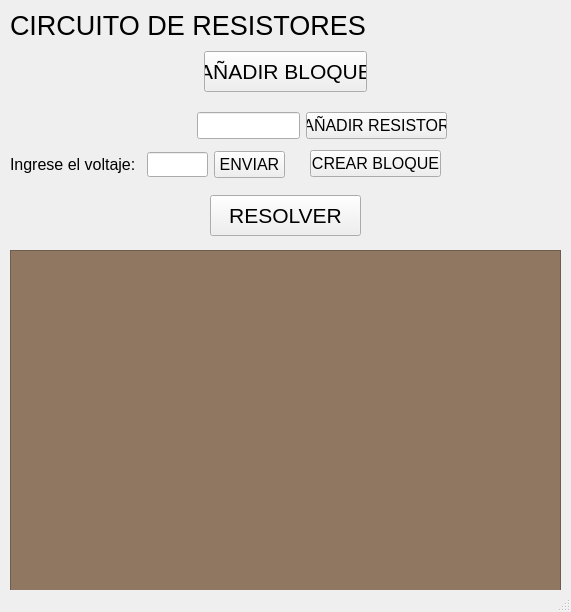
<?xml version="1.0" encoding="UTF-8"?>
<ui version="4.0">
 <class>MainWindow</class>
 <widget class="QMainWindow" name="MainWindow">
  <property name="geometry">
   <rect>
    <x>0</x>
    <y>0</y>
    <width>571</width>
    <height>612</height>
   </rect>
  </property>
  <property name="minimumSize">
   <size>
    <width>571</width>
    <height>612</height>
   </size>
  </property>
  <property name="maximumSize">
   <size>
    <width>571</width>
    <height>612</height>
   </size>
  </property>
  <property name="windowTitle">
   <string>Circuito Electrico</string>
  </property>
  <widget class="QWidget" name="centralwidget">
   <widget class="QLabel" name="Title">
    <property name="geometry">
     <rect>
      <x>10</x>
      <y>10</y>
      <width>561</width>
      <height>31</height>
     </rect>
    </property>
    <property name="styleSheet">
     <string notr="true">font: 20pt;</string>
    </property>
    <property name="text">
     <string>&lt;html&gt;&lt;head/&gt;&lt;body&gt;&lt;p&gt;CIRCUITO DE RESISTORES&lt;/p&gt;&lt;/body&gt;&lt;/html&gt;</string>
    </property>
   </widget>
   <widget class="QScrollArea" name="scrollArea">
    <property name="geometry">
     <rect>
      <x>10</x>
      <y>250</y>
      <width>551</width>
      <height>341</height>
     </rect>
    </property>
    <property name="styleSheet">
     <string notr="true">background-color: rgb(144, 119, 97);</string>
    </property>
    <property name="widgetResizable">
     <bool>true</bool>
    </property>
    <widget class="QWidget" name="scrollAreaWidgetContents">
     <property name="geometry">
      <rect>
       <x>0</x>
       <y>0</y>
       <width>549</width>
       <height>339</height>
      </rect>
     </property>
    </widget>
   </widget>
   <widget class="QWidget" name="">
    <property name="geometry">
     <rect>
      <x>10</x>
      <y>50</y>
      <width>551</width>
      <height>43</height>
     </rect>
    </property>
    <layout class="QGridLayout" name="gridLayout">
     <item row="0" column="2">
      <spacer name="horizontalSpacer_2">
       <property name="minimumSize">
        <size>
         <width>211</width>
         <height>23</height>
        </size>
       </property>
       <property name="orientation">
        <enum>Qt::Horizontal</enum>
       </property>
       <property name="sizeHint" stdset="0">
        <size>
         <width>208</width>
         <height>20</height>
        </size>
       </property>
      </spacer>
     </item>
     <item row="0" column="0">
      <spacer name="horizontalSpacer_1">
       <property name="minimumSize">
        <size>
         <width>211</width>
         <height>23</height>
        </size>
       </property>
       <property name="orientation">
        <enum>Qt::Horizontal</enum>
       </property>
       <property name="sizeHint" stdset="0">
        <size>
         <width>208</width>
         <height>20</height>
        </size>
       </property>
      </spacer>
     </item>
     <item row="0" column="1">
      <widget class="QPushButton" name="pushButtonCrear">
       <property name="minimumSize">
        <size>
         <width>151</width>
         <height>41</height>
        </size>
       </property>
       <property name="cursor">
        <cursorShape>PointingHandCursor</cursorShape>
       </property>
       <property name="styleSheet">
        <string notr="true">font:16pt;</string>
       </property>
       <property name="text">
        <string>AÑADIR BLOQUE</string>
       </property>
      </widget>
     </item>
    </layout>
   </widget>
   <widget class="QWidget" name="layoutWidget">
    <property name="geometry">
     <rect>
      <x>10</x>
      <y>190</y>
      <width>551</width>
      <height>51</height>
     </rect>
    </property>
    <layout class="QGridLayout" name="gridLayout_2">
     <item row="0" column="0">
      <spacer name="horizontalSpacer_3">
       <property name="minimumSize">
        <size>
         <width>211</width>
         <height>23</height>
        </size>
       </property>
       <property name="orientation">
        <enum>Qt::Horizontal</enum>
       </property>
       <property name="sizeHint" stdset="0">
        <size>
         <width>208</width>
         <height>20</height>
        </size>
       </property>
      </spacer>
     </item>
     <item row="0" column="1">
      <widget class="QPushButton" name="pushButtonCalcular">
       <property name="minimumSize">
        <size>
         <width>151</width>
         <height>41</height>
        </size>
       </property>
       <property name="cursor">
        <cursorShape>PointingHandCursor</cursorShape>
       </property>
       <property name="styleSheet">
        <string notr="true">font:16pt;</string>
       </property>
       <property name="text">
        <string>RESOLVER</string>
       </property>
      </widget>
     </item>
     <item row="0" column="2">
      <spacer name="horizontalSpacer_4">
       <property name="minimumSize">
        <size>
         <width>211</width>
         <height>23</height>
        </size>
       </property>
       <property name="orientation">
        <enum>Qt::Horizontal</enum>
       </property>
       <property name="sizeHint" stdset="0">
        <size>
         <width>208</width>
         <height>20</height>
        </size>
       </property>
      </spacer>
     </item>
    </layout>
   </widget>
   <widget class="QPushButton" name="pushButtonFinish">
    <property name="geometry">
     <rect>
      <x>310</x>
      <y>150</y>
      <width>131</width>
      <height>27</height>
     </rect>
    </property>
    <property name="cursor">
     <cursorShape>PointingHandCursor</cursorShape>
    </property>
    <property name="styleSheet">
     <string notr="true">font: 12pt;</string>
    </property>
    <property name="text">
     <string>CREAR BLOQUE</string>
    </property>
   </widget>
   <widget class="QWidget" name="">
    <property name="geometry">
     <rect>
      <x>10</x>
      <y>110</y>
      <width>437</width>
      <height>31</height>
     </rect>
    </property>
    <layout class="QGridLayout" name="gridLayout_3">
     <item row="0" column="1">
      <widget class="QLineEdit" name="lineEditRes">
       <property name="minimumSize">
        <size>
         <width>101</width>
         <height>25</height>
        </size>
       </property>
       <property name="styleSheet">
        <string notr="true">font: 12pt;</string>
       </property>
      </widget>
     </item>
     <item row="0" column="2">
      <widget class="QPushButton" name="pushButtonRes">
       <property name="minimumSize">
        <size>
         <width>141</width>
         <height>27</height>
        </size>
       </property>
       <property name="maximumSize">
        <size>
         <width>141</width>
         <height>27</height>
        </size>
       </property>
       <property name="cursor">
        <cursorShape>PointingHandCursor</cursorShape>
       </property>
       <property name="styleSheet">
        <string notr="true">font: 12pt;</string>
       </property>
       <property name="text">
        <string>AÑADIR RESISTOR</string>
       </property>
      </widget>
     </item>
     <item row="0" column="0">
      <widget class="QLabel" name="labelRes">
       <property name="minimumSize">
        <size>
         <width>181</width>
         <height>27</height>
        </size>
       </property>
       <property name="maximumSize">
        <size>
         <width>181</width>
         <height>27</height>
        </size>
       </property>
       <property name="styleSheet">
        <string notr="true">font: 12pt;</string>
       </property>
       <property name="text">
        <string/>
       </property>
      </widget>
     </item>
    </layout>
   </widget>
   <widget class="QWidget" name="">
    <property name="geometry">
     <rect>
      <x>10</x>
      <y>150</y>
      <width>277</width>
      <height>29</height>
     </rect>
    </property>
    <layout class="QGridLayout" name="gridLayout_5">
     <item row="0" column="0">
      <widget class="QLabel" name="labelVol">
       <property name="minimumSize">
        <size>
         <width>131</width>
         <height>27</height>
        </size>
       </property>
       <property name="maximumSize">
        <size>
         <width>131</width>
         <height>27</height>
        </size>
       </property>
       <property name="styleSheet">
        <string notr="true">font: 12pt;</string>
       </property>
       <property name="text">
        <string>Ingrese el voltaje:</string>
       </property>
      </widget>
     </item>
     <item row="0" column="1">
      <widget class="QLineEdit" name="lineEditVol">
       <property name="minimumSize">
        <size>
         <width>61</width>
         <height>25</height>
        </size>
       </property>
       <property name="maximumSize">
        <size>
         <width>61</width>
         <height>25</height>
        </size>
       </property>
       <property name="styleSheet">
        <string notr="true">font: 12pt;</string>
       </property>
      </widget>
     </item>
     <item row="0" column="2">
      <widget class="QPushButton" name="pushButtonVol">
       <property name="minimumSize">
        <size>
         <width>71</width>
         <height>27</height>
        </size>
       </property>
       <property name="maximumSize">
        <size>
         <width>71</width>
         <height>27</height>
        </size>
       </property>
       <property name="cursor">
        <cursorShape>PointingHandCursor</cursorShape>
       </property>
       <property name="styleSheet">
        <string notr="true">font: 12pt;</string>
       </property>
       <property name="text">
        <string>ENVIAR</string>
       </property>
      </widget>
     </item>
    </layout>
   </widget>
  </widget>
  <widget class="QStatusBar" name="statusbar"/>
 </widget>
 <resources/>
 <connections/>
</ui>
